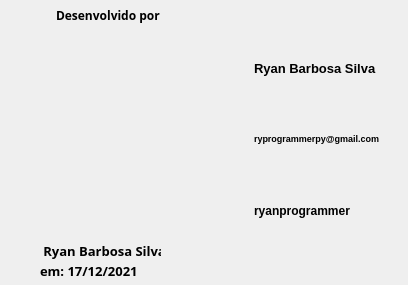
<?xml version="1.0" encoding="UTF-8"?>
<ui version="4.0">
 <class>Sobre</class>
 <widget class="QMainWindow" name="Sobre">
  <property name="geometry">
   <rect>
    <x>0</x>
    <y>0</y>
    <width>408</width>
    <height>285</height>
   </rect>
  </property>
  <property name="windowTitle">
   <string>Dev</string>
  </property>
  <widget class="QWidget" name="centralwidget">
   <widget class="QLabel" name="label_2">
    <property name="geometry">
     <rect>
      <x>40</x>
      <y>240</y>
      <width>121</width>
      <height>21</height>
     </rect>
    </property>
    <property name="font">
     <font>
      <family>Script MT Bold</family>
      <pointsize>10</pointsize>
      <weight>75</weight>
      <bold>true</bold>
     </font>
    </property>
    <property name="text">
     <string> Ryan Barbosa Silva</string>
    </property>
   </widget>
   <widget class="QLabel" name="label_4">
    <property name="geometry">
     <rect>
      <x>290</x>
      <y>30</y>
      <width>111</width>
      <height>16</height>
     </rect>
    </property>
    <property name="text">
     <string/>
    </property>
   </widget>
   <widget class="QLabel" name="linkedin">
    <property name="geometry">
     <rect>
      <x>200</x>
      <y>40</y>
      <width>50</width>
      <height>50</height>
     </rect>
    </property>
    <property name="acceptDrops">
     <bool>true</bool>
    </property>
    <property name="styleSheet">
     <string notr="true">
background-size:cover;</string>
    </property>
    <property name="text">
     <string/>
    </property>
   </widget>
   <widget class="QLabel" name="github">
    <property name="geometry">
     <rect>
      <x>200</x>
      <y>180</y>
      <width>50</width>
      <height>50</height>
     </rect>
    </property>
    <property name="styleSheet">
     <string notr="true">background-size:cover;</string>
    </property>
    <property name="text">
     <string/>
    </property>
   </widget>
   <widget class="QLabel" name="label_3">
    <property name="geometry">
     <rect>
      <x>56</x>
      <y>7</y>
      <width>111</width>
      <height>16</height>
     </rect>
    </property>
    <property name="font">
     <font>
      <family>Script MT Bold</family>
      <pointsize>9</pointsize>
      <weight>75</weight>
      <bold>true</bold>
     </font>
    </property>
    <property name="text">
     <string>Desenvolvido por</string>
    </property>
   </widget>
   <widget class="QLabel" name="LocalImagem">
    <property name="geometry">
     <rect>
      <x>20</x>
      <y>29</y>
      <width>147</width>
      <height>196</height>
     </rect>
    </property>
    <property name="styleSheet">
     <string notr="true">background-size:cover;</string>
    </property>
    <property name="text">
     <string/>
    </property>
   </widget>
   <widget class="QPushButton" name="btn_voltar">
    <property name="geometry">
     <rect>
      <x>340</x>
      <y>220</y>
      <width>64</width>
      <height>64</height>
     </rect>
    </property>
    <property name="acceptDrops">
     <bool>false</bool>
    </property>
    <property name="styleSheet">
     <string notr="true">background-size:cover;
border-radius:15px</string>
    </property>
    <property name="text">
     <string/>
    </property>
    <property name="iconSize">
     <size>
      <width>64</width>
      <height>64</height>
     </size>
    </property>
   </widget>
   <widget class="QLabel" name="fundo_sobre">
    <property name="geometry">
     <rect>
      <x>1</x>
      <y>0</y>
      <width>403</width>
      <height>286</height>
     </rect>
    </property>
    <property name="focusPolicy">
     <enum>Qt::WheelFocus</enum>
    </property>
    <property name="acceptDrops">
     <bool>true</bool>
    </property>
    <property name="text">
     <string/>
    </property>
   </widget>
   <widget class="QTextEdit" name="textEdit">
    <property name="enabled">
     <bool>true</bool>
    </property>
    <property name="geometry">
     <rect>
      <x>250</x>
      <y>57</y>
      <width>140</width>
      <height>30</height>
     </rect>
    </property>
    <property name="font">
     <font>
      <pointsize>10</pointsize>
      <weight>75</weight>
      <bold>true</bold>
     </font>
    </property>
    <property name="focusPolicy">
     <enum>Qt::WheelFocus</enum>
    </property>
    <property name="acceptDrops">
     <bool>false</bool>
    </property>
    <property name="styleSheet">
     <string notr="true">border-radius:1px; background-color: transparent;</string>
    </property>
    <property name="undoRedoEnabled">
     <bool>true</bool>
    </property>
    <property name="readOnly">
     <bool>true</bool>
    </property>
    <property name="html">
     <string>&lt;!DOCTYPE HTML PUBLIC &quot;-//W3C//DTD HTML 4.0//EN&quot; &quot;http://www.w3.org/TR/REC-html40/strict.dtd&quot;&gt;
&lt;html&gt;&lt;head&gt;&lt;meta name=&quot;qrichtext&quot; content=&quot;1&quot; /&gt;&lt;style type=&quot;text/css&quot;&gt;
p, li { white-space: pre-wrap; }
&lt;/style&gt;&lt;/head&gt;&lt;body style=&quot; font-family:'MS Shell Dlg 2'; font-size:10pt; font-weight:600; font-style:normal;&quot;&gt;
&lt;p style=&quot; margin-top:0px; margin-bottom:0px; margin-left:0px; margin-right:0px; -qt-block-indent:0; text-indent:0px;&quot;&gt;Ryan Barbosa Silva&lt;/p&gt;&lt;/body&gt;&lt;/html&gt;</string>
    </property>
   </widget>
   <widget class="QTextEdit" name="textEdit_2">
    <property name="enabled">
     <bool>true</bool>
    </property>
    <property name="geometry">
     <rect>
      <x>250</x>
      <y>200</y>
      <width>250</width>
      <height>30</height>
     </rect>
    </property>
    <property name="font">
     <font>
      <pointsize>9</pointsize>
      <weight>75</weight>
      <bold>true</bold>
     </font>
    </property>
    <property name="focusPolicy">
     <enum>Qt::WheelFocus</enum>
    </property>
    <property name="acceptDrops">
     <bool>false</bool>
    </property>
    <property name="styleSheet">
     <string notr="true">border-radius:1px; background-color: transparent;</string>
    </property>
    <property name="readOnly">
     <bool>true</bool>
    </property>
    <property name="html">
     <string>&lt;!DOCTYPE HTML PUBLIC &quot;-//W3C//DTD HTML 4.0//EN&quot; &quot;http://www.w3.org/TR/REC-html40/strict.dtd&quot;&gt;
&lt;html&gt;&lt;head&gt;&lt;meta name=&quot;qrichtext&quot; content=&quot;1&quot; /&gt;&lt;style type=&quot;text/css&quot;&gt;
p, li { white-space: pre-wrap; }
&lt;/style&gt;&lt;/head&gt;&lt;body style=&quot; font-family:'MS Shell Dlg 2'; font-size:9pt; font-weight:600; font-style:normal;&quot;&gt;
&lt;p style=&quot; margin-top:0px; margin-bottom:0px; margin-left:0px; margin-right:0px; -qt-block-indent:0; text-indent:0px;&quot;&gt;ryanprogrammer&lt;/p&gt;&lt;/body&gt;&lt;/html&gt;</string>
    </property>
   </widget>
   <widget class="QLabel" name="label_5">
    <property name="geometry">
     <rect>
      <x>40</x>
      <y>260</y>
      <width>121</width>
      <height>21</height>
     </rect>
    </property>
    <property name="font">
     <font>
      <family>Script MT Bold</family>
      <pointsize>10</pointsize>
      <weight>75</weight>
      <bold>true</bold>
     </font>
    </property>
    <property name="text">
     <string>em: 17/12/2021</string>
    </property>
   </widget>
   <widget class="QLabel" name="email">
    <property name="geometry">
     <rect>
      <x>200</x>
      <y>110</y>
      <width>50</width>
      <height>50</height>
     </rect>
    </property>
    <property name="styleSheet">
     <string notr="true">background-size:cover;</string>
    </property>
    <property name="text">
     <string/>
    </property>
   </widget>
   <widget class="QTextEdit" name="textEdit_3">
    <property name="enabled">
     <bool>true</bool>
    </property>
    <property name="geometry">
     <rect>
      <x>250</x>
      <y>129</y>
      <width>160</width>
      <height>30</height>
     </rect>
    </property>
    <property name="font">
     <font>
      <pointsize>7</pointsize>
      <weight>75</weight>
      <bold>true</bold>
     </font>
    </property>
    <property name="focusPolicy">
     <enum>Qt::WheelFocus</enum>
    </property>
    <property name="acceptDrops">
     <bool>false</bool>
    </property>
    <property name="styleSheet">
     <string notr="true">border-radius:1px; background-color: transparent;</string>
    </property>
    <property name="readOnly">
     <bool>true</bool>
    </property>
    <property name="html">
     <string>&lt;!DOCTYPE HTML PUBLIC &quot;-//W3C//DTD HTML 4.0//EN&quot; &quot;http://www.w3.org/TR/REC-html40/strict.dtd&quot;&gt;
&lt;html&gt;&lt;head&gt;&lt;meta name=&quot;qrichtext&quot; content=&quot;1&quot; /&gt;&lt;style type=&quot;text/css&quot;&gt;
p, li { white-space: pre-wrap; }
&lt;/style&gt;&lt;/head&gt;&lt;body style=&quot; font-family:'MS Shell Dlg 2'; font-size:7pt; font-weight:600; font-style:normal;&quot;&gt;
&lt;p style=&quot; margin-top:0px; margin-bottom:0px; margin-left:0px; margin-right:0px; -qt-block-indent:0; text-indent:0px;&quot;&gt;ryprogrammerpy@gmail.com&lt;/p&gt;&lt;/body&gt;&lt;/html&gt;</string>
    </property>
   </widget>
   <zorder>fundo_sobre</zorder>
   <zorder>label_2</zorder>
   <zorder>label_4</zorder>
   <zorder>linkedin</zorder>
   <zorder>github</zorder>
   <zorder>label_3</zorder>
   <zorder>LocalImagem</zorder>
   <zorder>btn_voltar</zorder>
   <zorder>textEdit</zorder>
   <zorder>textEdit_2</zorder>
   <zorder>label_5</zorder>
   <zorder>email</zorder>
   <zorder>textEdit_3</zorder>
  </widget>
 </widget>
 <resources/>
 <connections/>
</ui>
